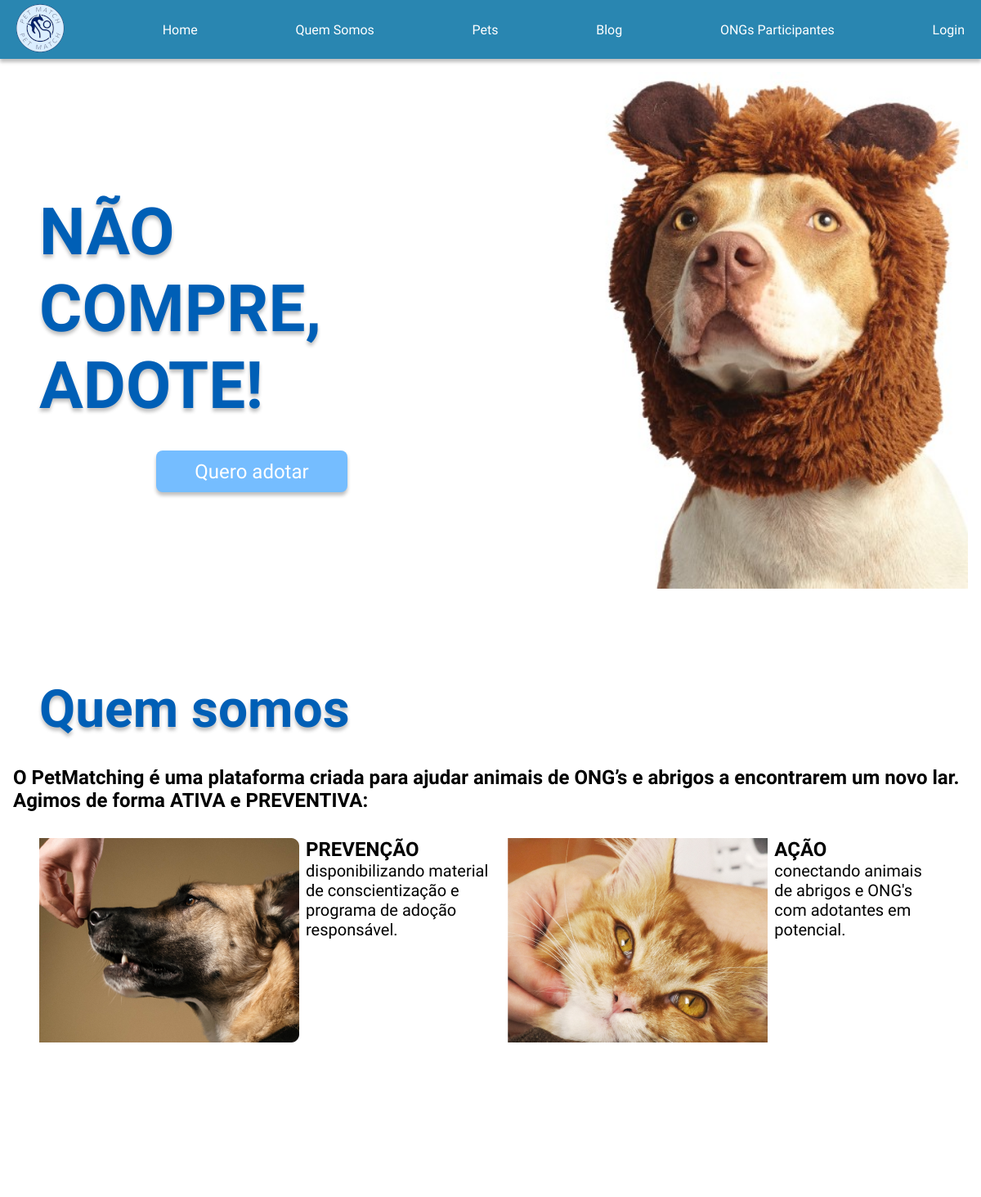
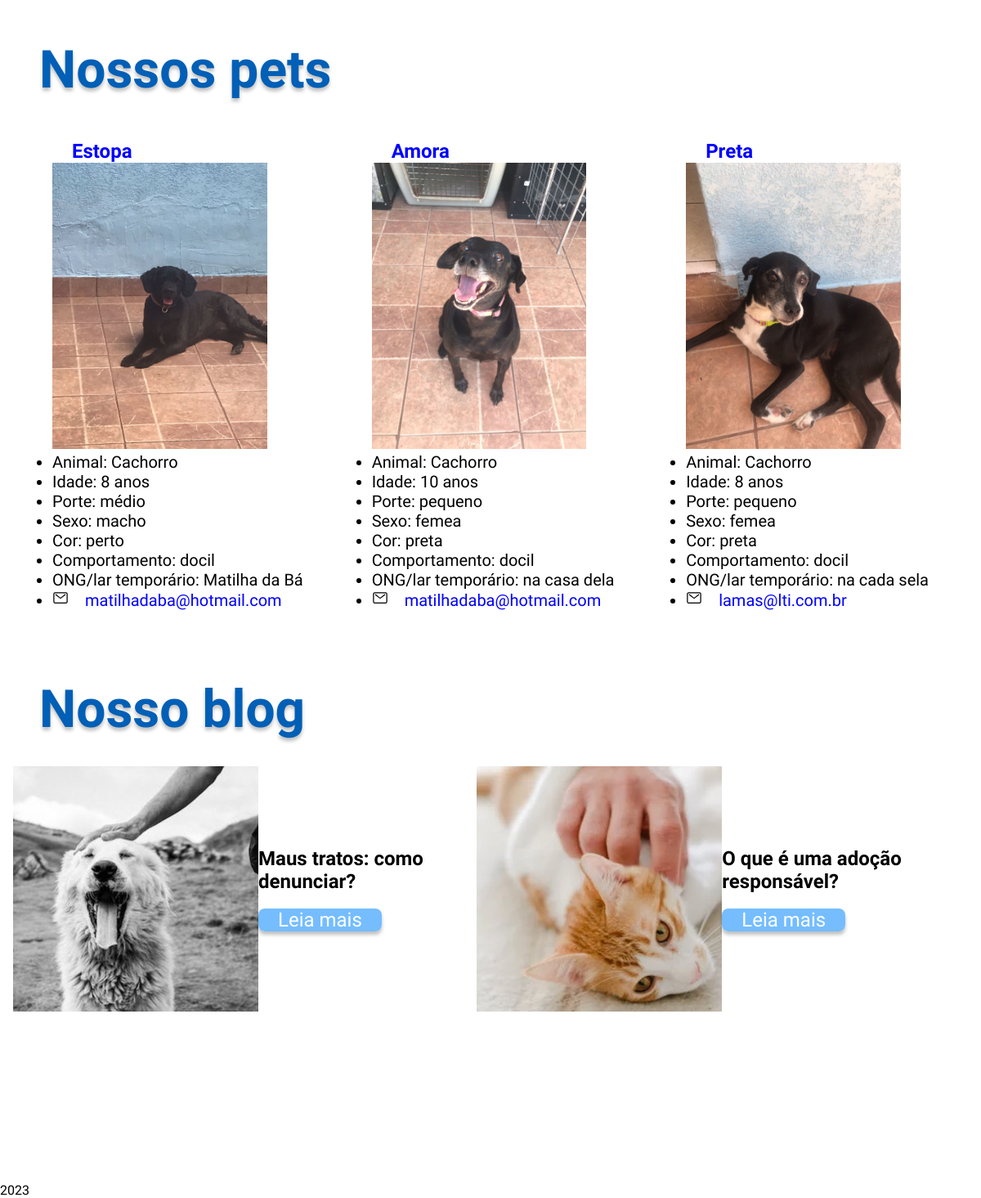
The page / on the database its author committed (2 pictures, top to bottom).
### petmatch/models.py (models this page shows, shortened)
class Pet(models.Model):
    animal = models.CharField(max_length=200)
    nome = models.CharField(max_length=200)
    data_nascimento = models.DateTimeField("data de nascimento")
    porte = models.CharField(max_length=10) # pequeno / medio / grande
    sexo = models.CharField(max_length=5) # femea / macho
    cor = models.CharField(max_length=200)
    localizacao = models.CharField(max_length=500)
    comportamento = models.CharField(max_length=500)
    email_contato = models.CharField(max_length=500, default="noreply@noreply.com.br")
    foto = models.ImageField(upload_to="photos/")
    def idade(self) -> int:
        return timezone.now().year - self.data_nascimento.year

### petmatch/views.py (the view)
# urls.py: path('', views.index, name='index'),
def index(request):
    pets = list(Pet.objects.all()[0:3])
    random.shuffle(pets)
    return render(request, 'petmatch/index.html', {"pets": pets})

### templates/petmatch/index.html (shortened to what this page needs)
{% load static %}
<!DOCTYPE html>
<html lang="pt-BR">
    <head>
        <link rel="stylesheet" href="{% static 'styles\styles.css' %}">
    </head>
    <body>
        <main>
            <section id="home">
                <section class="cabecalho">
                    <nav class="cabecalho-menu">
                        <a class="cabecalho-logo" href="{% url 'index' %}">
                            <img src="{% static 'img/logo-menor.png' %}" alt="logo Petmatching" />
                        </a>
                        <a class="cabecalho-menu-item" href="{% url 'index' %}">Home</a>
                        <a class="cabecalho-menu-item" href="#quem_somos">Quem Somos</a>
                        <a class="cabecalho-menu-item" href="{% url 'lista_pets' %}">Pets</a>
                        <a class="cabecalho-menu-item" href="#blog">Blog</a>
                        <a class="cabecalho-menu-item" href="{% url 'lista_ong' %}">ONGs Participantes</a>
                        <a class="cabecalho-menu-item" href="/admin/login">Login</a>
                    </nav>
                </section>
                <section class="conteudo_inicial">
                    <div class="conteudo_inicial_box1">
                        <h1 class="conteudo_inicial_titulo">NÃO COMPRE, ADOTE!</h1>
                        <a class="conteudo_inicial_botao" href="#pets">Quero adotar</a>
                    </div>
                    <img class="conteudo_inicial_imagem"
                         src="{% static 'img/background_home2.jpg' %}"
                         alt="Imagem de cachorro">
                </section>
            </section>
            <section id="quem_somos">
                <h1>Quem somos</h1>
                <h2>
                    O PetMatching é uma plataforma criada para ajudar animais de ONG’s e abrigos a encontrarem um novo lar. Agimos de forma ATIVA e PREVENTIVA:
                </h2>
                <section class="quem_somos_conteudo">
                    <img src="{% static 'img/img3 dog_quemsomos.png' %}" alt="" />
                    <div class="quem_somos_prevencao">
                        <h2>PREVENÇÃO</h2>
                        <p>disponibilizando material de conscientização e programa de adoção responsável.</p>
                    </div>
                    <img src="{% static 'img/img2 cat_quemsomos.png' %}" alt="" />
                    <div class="quem_somos_cao">
                        <h2>AÇÃO</h2>
                        <p>conectando animais de abrigos e ONG's com adotantes em potencial.</p>
                    </div>
                </section>
            </section>
            <section id="pets">
                <h1>Nossos pets</h1>
                <section class="pets_conteudo">
                    {% for pet in pets %}
                        <div class="Estopa">
                            <h2>
                                <a href="{% url 'detalhes_pet' pet_id=pet.id %}">{{ pet.nome }}</a>
                            </h2>
                            <img class="imagem_pet_home" src="{{ pet.foto.url }}" />
                            <ul>
                                <li>Animal: {{ pet.animal }}</li>
                                <li>Idade: {{ pet.idade }} anos</li>
                                <li>Porte: {{ pet.porte }}</li>
                                <li>Sexo: {{ pet.sexo }}</li>
                                <li>Cor: {{ pet.cor }}</li>
                                <li>Comportamento: {{ pet.comportamento }}</li>
                                <li>ONG/lar temporário: {{ pet.localizacao }}</li>
                                <li>
                                <ion-icon name="mail-outline"></ion-icon><a href="{{ pet.email_contato }}">{{ pet.email_contato }}</a>
                            </li>
                        </ul>
                    </div>
                {% endfor %}
            </section>
        </section>
        <section id="blog">
            <h1>Nosso blog</h1>
            <section class="blog_conteudo">
                <img src="{% static 'img/img7 dog_nossoblog.png' %}" alt="">
                <div class="blog_conteudo_box1">
                    <h2>Maus tratos: como denunciar?</h2>
                    <br>
                    <a href="" class="leia_mais">Leia mais</a>
                </div>
                <img src="{% static 'img/img8 cat_nossoblog.png' %}" alt="">
                <div class="blog_conteudo_box2">
                    <h2>O que é uma adoção responsável?</h2>
                    <br>
                    <a href="" class="leia_mais">Leia mais</a>
                </div>
            </section>
        </section>
    </main>
    <footer>
        2023
    </footer>
</body>
</html>

### setup/static/styles/styles.css (style rules this page uses)
* { margin: 0; padding: 0; box-sizing: border-box; text-decoration: none; }
.cabecalho { display: flex; flex-direction: row; align-items: center; justify-content: space-between; width: 100%; padding: 4px; color: #ffffff; background: rgba(7, 115, 165, 0.863); box-shadow: 0px 4px 4px rgba(0, 0, 0, 0.25); }
.cabecalho-menu { width: 100%; display: flex; justify-content: space-between; align-content: center; align-items: center; }
#home { height: 750px; }
.conteudo_inicial { display: flex; flex-direction: row; justify-content: center; align-items: center; width: 100%; padding: 1em; }
.conteudo_inicial_titulo { font-family: 'Titan One'; font-size: 5rem; color: #005FB6; text-shadow: 0px 4px 4px rgba(0, 0, 0, 0.25); margin: 32px; }
.conteudo_inicial_imagem { width: 50%; align-items:last baseline; }
.conteudo_inicial_box1 { display: flex; flex-direction: column; align-items: center; width: 50%; }
.conteudo_inicial_botao { width: 40%; height: 51px; background: #75BDFF; box-shadow: 0px 4px 4px rgba(0, 0, 0, 0.25); border-radius: 8px; color: #ffffff; font-family: 'Lilita One'; font-size: 1.5rem; border-style: hidden; text-align: center; display: flex; justify-content: center; align-items: center; }
body { box-sizing: border-box; height: 100vh; font-family: 'Lilita One'; font-style: normal; font-size: 1rem; font-weight: 400; }
h1 { font-family: 'Titan One'; font-size: 4rem; color: #005FB6; text-shadow: 0px 4px 4px rgba(0, 0, 0, 0.25); margin: 32px; }
h2 { font-size: 1.5rem; }
p, li { font-family: 'Quicksand', sans-serif; font-size: 1.25rem; }
a { padding-right: 1em; padding-left: 1em; color: #ffffff; }
#quem_somos { height: 650px; margin: 1em; margin-top: 5em; }
.quem_somos_conteudo { display: flex; justify-content: space-between; flex-direction: row; gap: 8px; margin: 2em; }
#pets { min-height: 750px; margin: 1em; }
.pets_conteudo { margin: 2em; display: flex; justify-content: space-between; }
.pets_conteudo div { margin: 1em; }
.pets_conteudo div a { color: blue; }
#blog { margin: 1em; height: 600px; }
.blog_conteudo { display: flex; justify-content: space-between; flex-direction: row; align-items: center; }
.voltar, .leia_mais, .quero_adotar { width: 163px; height: 35px; background: #75BDFF; box-shadow: 0px 4px 4px rgba(0, 0, 0, 0.25); border-radius: 8px; color: #ffffff; font-family: 'Lilita One'; font-size: 1.5rem; border-style: hidden; }
.imagem_pet_home { width: auto; height: 350px; }

### rows shown on the page
Pet: nome "Estopa", foto (picture), animal "Cachorro", idade "8", porte "médio", sexo "macho", cor "perto", comportamento "docil", localizacao "Matilha da Bá", email_contato "matilhadaba@hotmail.com"
Pet: nome "Amora", foto (picture), animal "Cachorro", idade "10", porte "pequeno", sexo "femea", cor "preta", comportamento "docil", localizacao "na casa dela", email_contato "matilhadaba@hotmail.com"
Pet: nome "Preta", foto (picture), animal "Cachorro", idade "8", porte "pequeno", sexo "femea", cor "preta", comportamento "docil", localizacao "na cada sela", email_contato "lamas@lti.com.br"
